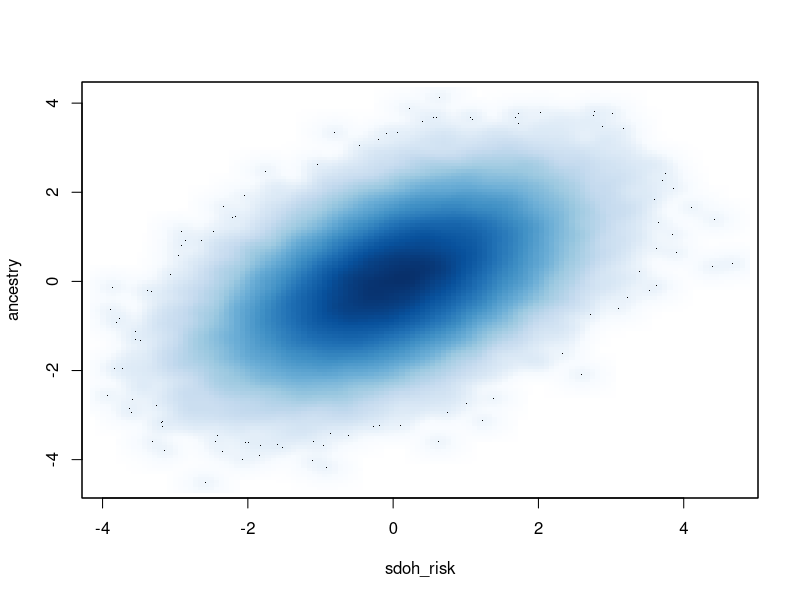
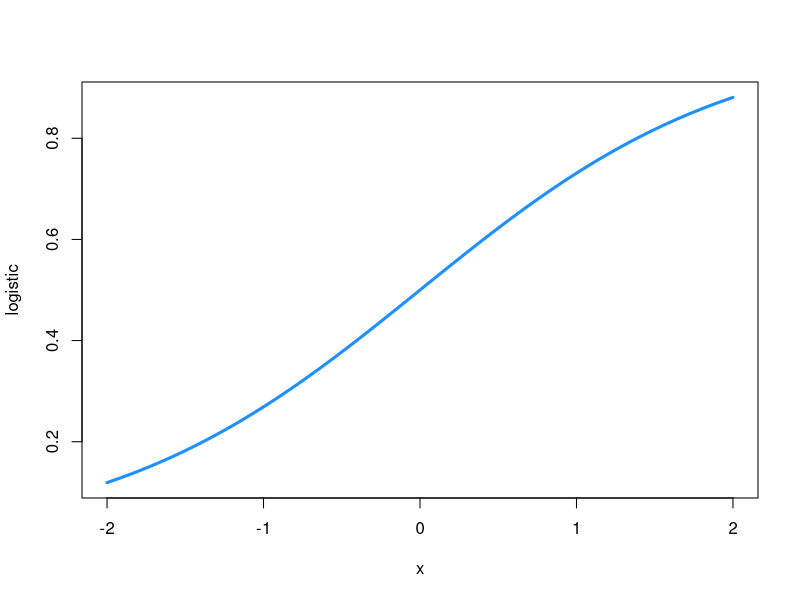

Recreate these plots in R, in order. (Note: this script raises an error after producing the figures.)

## Starter code from Mike
n <- 1e5
prs <- rnorm(n)

library(mvtnorm)
corr_dat <- rmvnorm(n, sigma=cbind(c(1,.5), c(.5,1)))

sdoh_risk <- corr_dat[,1] #Sdoh... would be positively correlated with risk of condition, but negatively correlated with likihood of treatment/diagnosis... 
ancestry <- corr_dat[,2]

smoothScatter(sdoh_risk, ancestry)

# some functions for later
logistic <- function(z) exp(z)/(1 + exp(z))
cut_fun <- function(x, n) {
  cut(x, quantile(x, 0:n/n),
      include.lowest = TRUE, labels=1:n)
}
pos <- function(x) ifelse(x < 0, 0, x) # making it so that when we take the log for prob, it's between 0-1
plot(logistic, xlim=c(-2,2), lwd=3, col="dodgerblue")

# some packages for later
library(dplyr)
library(ggplot2)
library(tibble)

# make cases
prob <- logistic(-4 + .5 * sdoh_risk + pos(.5 * prs)) # prob of having the disorder
case <- rbinom(n, size=1, prob=prob) # Using prob to define true cases
fit <- glm(case ~ prs, family=binomial)
dat <- tibble(prs, sdoh_risk, ancestry, case)

write.csv(dat, "data/simulated_prs/mike_examples/03_29_24.csv", row.names = F)
